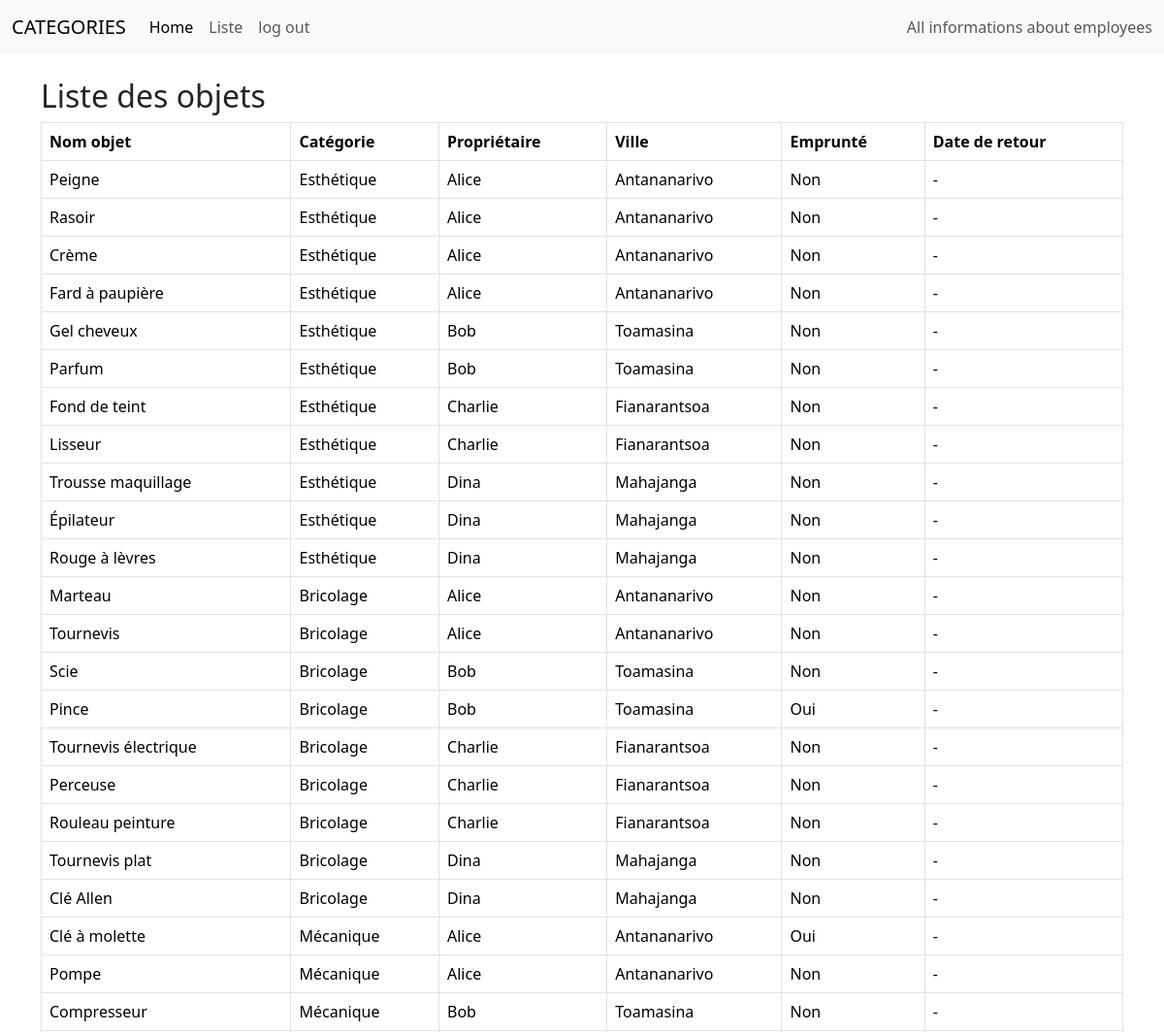
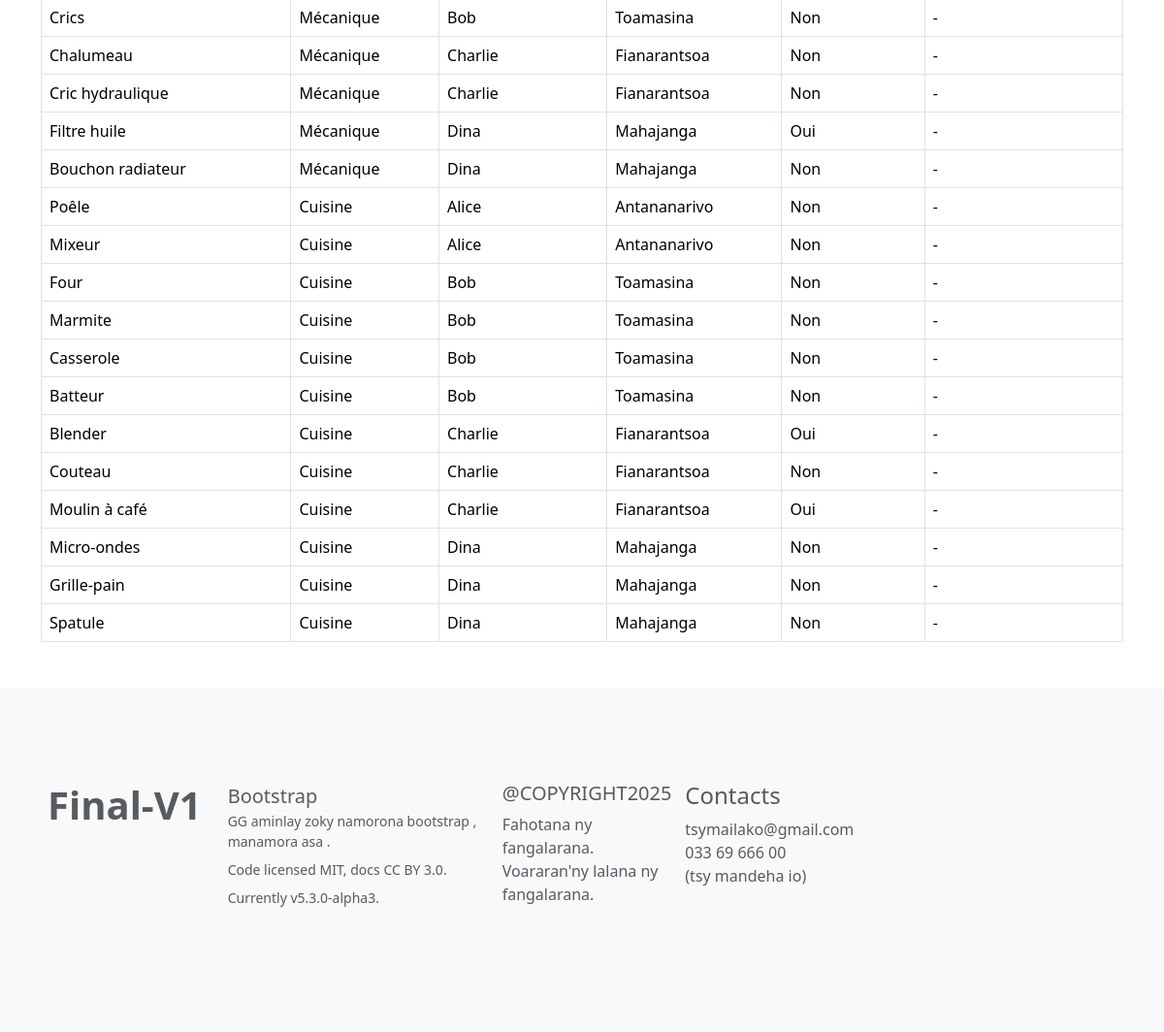
The app's page /pages/liste.php with its own data (2 pictures, top to bottom).
### tables this page shows
CREATE TABLE V1_EXAM_objet (
    id_objet INT PRIMARY KEY AUTO_INCREMENT,
    nom_objet VARCHAR(100) NOT NULL,
    id_categorie INT NOT NULL,
    id_membre INT NOT NULL,
    FOREIGN KEY (id_categorie) REFERENCES V1_EXAM_categorie_objet(id_categorie) ON DELETE CASCADE,
    FOREIGN KEY (id_membre) REFERENCES V1_EXAM_membre(id_membre) ON DELETE CASCADE
);

CREATE TABLE V1_EXAM_categorie_objet (
    id_categorie INT PRIMARY KEY AUTO_INCREMENT,
    nom_categorie VARCHAR(100) NOT NULL
);

CREATE TABLE V1_EXAM_membre (
    id_membre INT PRIMARY KEY AUTO_INCREMENT,
    nom VARCHAR(100) NOT NULL,
    date_naissance DATE NOT NULL,
    genre ENUM('Homme', 'Femme') NOT NULL,
    email VARCHAR(150) UNIQUE NOT NULL,
    ville VARCHAR(100),
    mdp VARCHAR(255) NOT NULL,
    image_profil VARCHAR(255)
);

### inc/connection.php (called while the page is built, shortened)
<?php
function dbconnect()
{
    static $connect = null;
    if ($connect === null) {
        $connect = mysqli_connect('localhost', 'ETU003964', 'jV8bPgbK', 'db_s2_ETU003964');
        mysqli_set_charset($connect, 'utf8mb4');
    }
    return $connect;
}
?>

### inc/fonction.php (called while the page is built, shortened)
<?php
require_once 'connection.php';
function getAllObjetsWithEmprunt() {
    $sql = "SELECT o.nom_objet, c.nom_categorie, m.nom, m.ville,
                   e.date_emprunt, e.date_retour
            FROM V1_EXAM_objet o
            JOIN V1_EXAM_categorie_objet c ON o.id_categorie = c.id_categorie
            JOIN V1_EXAM_membre m ON o.id_membre = m.id_membre
            LEFT JOIN V1_EXAM_emprunt e ON o.id_objet = e.id_objet AND e.date_retour IS NULL";
    $result = mysqli_query(dbconnect(), $sql);
    $data = [] ;
    if ($result) {
        while ($row = mysqli_fetch_assoc($result)) {
            $data[] = $row;
        }
    }
    return $data;
}
?>

### pages/liste.php (the view, shortened to what this page needs)
<?php
require_once('../inc/fonction.php');
include("../inc/header.php") ;
$objets = getAllObjetsWithEmprunt();
?>
<!DOCTYPE html>
<html lang="fr">
<head>
    <link rel="stylesheet" href="../assets/bootstrap/css/bootstrap.css">
</head>
<body>
<div class="container mt-4">
    <h2>Liste des objets</h2>
    <table class="table table-bordered">
        <thead>
            <tr>
                <th>Nom objet</th>
                <th>Catégorie</th>
                <th>Propriétaire</th>
                <th>Ville</th>
                <th>Emprunté</th>
                <th>Date de retour</th>
            </tr>
        </thead>
        <tbody>
        <?php foreach ($objets as $objet): ?>
            <tr>
                <td><?= htmlspecialchars($objet['nom_objet']) ?></td>
                <td><?= htmlspecialchars($objet['nom_categorie']) ?></td>
                <td><?= htmlspecialchars($objet['nom']) ?></td>
                <td><?= htmlspecialchars($objet['ville']) ?></td>
                <td><?= $objet['date_emprunt'] ? 'Oui' : 'Non' ?></td>
                <td><?= $objet['date_retour'] ? htmlspecialchars($objet['date_retour']) : '-' ?></td>
            </tr>
        <?php endforeach; ?>
        </tbody>
    </table>
</div>
</body>
</html>
<?php
include("../inc/footer.php") ;
?>

### inc/header.php (shortened to what this page needs)
<link rel="stylesheet" href="../assets/bootstrap/css/bootstrap.css"    >
<header>
<nav class="navbar navbar-expand-lg bg-body-tertiary">
  <div class="container-fluid">
    <a class="navbar-brand" href="categorie.php">CATEGORIES</a>
    <div class="collapse navbar-collapse" id="navbarText">
      <ul class="navbar-nav me-auto mb-2 mb-lg-0">
        <li class="nav-item">
          <a class="nav-link active" aria-current="page" href="index.php">Home</a>
        </li>
        <li class="nav-item">
          <a class="nav-link" href="liste.php">Liste</a>
        </li>
        <li class="nav-item">
          <a class="nav-link" href="logout.php">log out</a>
        </li>
      </ul>
      <span class="navbar-text">
All informations about employees
      </span>
    </div>
  </div>
</nav>
</header>

### inc/footer.php (shortened to what this page needs)
<link rel="stylesheet" href="../assets/bootstrap/css/bootstrap.css"    >
<footer class="bd-footer py-4 py-md-5 mt-5 bg-body-tertiary">
      <div class="container py-4 py-md-5 px-4 px-md-3 text-body-secondary">
        <div class="row">
        <div class="col-6 col-lg-2 mb-3 text-center ">
    <h1 class="f"><strong>Final-V1</Final-V1></strong></h1>
  </div>
          <div class="col-lg-3 mb-3">
                <path
                  fill-rule="evenodd"
                  clip-rule="evenodd"
                  d="M24.509 0c-6.733 0-11.715 5.893-11.492 12.284.214 6.14-.064 14.092-2.066 20.577C8.943 39.365 5.547 43.485 0 44.014v5.972c5.547.529 8.943 4.649 10.951 11.153 2.002 6.485 2.28 14.437 2.066 20.577C12.794 88.106 17.776 94 24.51 94H93.5c6.733 0 11.714-5.893 11.491-12.284-.214-6.14.064-14.092 2.066-20.577 2.009-6.504 5.396-10.624 10.943-11.153v-5.972c-5.547-.529-8.934-4.649-10.943-11.153-2.002-6.484-2.28-14.437-2.066-20.577C105.214 5.894 100.233 0 93.5 0H24.508zM80 57.863C80 66.663 73.436 72 62.543 72H44a2 2 0 01-2-2V24a2 2 0 012-2h18.437c9.083 0 15.044 4.92 15.044 12.474 0 5.302-4.01 10.049-9.119 10.88v.277C75.317 46.394 80 51.21 80 57.863zM60.521 28.34H49.948v14.934h8.905c6.884 0 10.68-2.772 10.68-7.727 0-4.643-3.264-7.207-9.012-7.207zM49.948 49.2v16.458H60.91c7.167 0 10.964-2.876 10.964-8.281 0-5.406-3.903-8.178-11.425-8.178H49.948z"
                  fill="currentColor"
                />
              <span class="fs-5">Bootstrap</span>
            <ul class="list-unstyled small">
              <li class="mb-2">
                GG aminlay zoky namorona bootstrap , manamora asa .
              </li>
              <li class="mb-2">
                Code licensed
          MIT, docs
              CC BY 3.0.
              </li>
              <li class="mb-2">Currently v5.3.0-alpha3.</li>
            </ul>
          </div>
          <div class="col-6 col-lg-2 mb-3 ">
            <h5>@COPYRIGHT2025</h5>
            <ul class="list-unstyled">
              <li>Fahotana ny fangalarana.</li>
              <li>Voararan'ny lalana ny fangalarana.</li>
    </ul>
  </div>
  <div class="col-6 col-lg-2 mb-3  ">
    <h4 class="f">Contacts</h4>
    <ul class="list-unstyled">
  <li>tsymailako@gmail.com</li>
  <li>033 69 666 00</li>
  <li>(tsy mandeha io)</li>
    </ul>
          </div>
                  </div>
    </div>
    </footer>

### records on screen
v1_exam_objet: nom_objet "Peigne", id_categorie.nom_categorie "Esthétique", id_membre.nom "Alice", id_membre.ville "Antananarivo", shows "Non"
v1_exam_objet: nom_objet "Rasoir", id_categorie.nom_categorie "Esthétique", id_membre.nom "Alice", id_membre.ville "Antananarivo", shows "Non"
v1_exam_objet: nom_objet "Crème", id_categorie.nom_categorie "Esthétique", id_membre.nom "Alice", id_membre.ville "Antananarivo", shows "Non"
v1_exam_objet: nom_objet "Fard à paupière", id_categorie.nom_categorie "Esthétique", id_membre.nom "Alice", id_membre.ville "Antananarivo", shows "Non"
v1_exam_objet: nom_objet "Gel cheveux", id_categorie.nom_categorie "Esthétique", id_membre.nom "Bob", id_membre.ville "Toamasina", shows "Non"
v1_exam_objet: nom_objet "Parfum", id_categorie.nom_categorie "Esthétique", id_membre.nom "Bob", id_membre.ville "Toamasina", shows "Non"
v1_exam_objet: nom_objet "Fond de teint", id_categorie.nom_categorie "Esthétique", id_membre.nom "Charlie", id_membre.ville "Fianarantsoa", shows "Non"
v1_exam_objet: nom_objet "Lisseur", id_categorie.nom_categorie "Esthétique", id_membre.nom "Charlie", id_membre.ville "Fianarantsoa", shows "Non"
v1_exam_objet: nom_objet "Trousse maquillage", id_categorie.nom_categorie "Esthétique", id_membre.nom "Dina", id_membre.ville "Mahajanga", shows "Non"
v1_exam_objet: nom_objet "Épilateur", id_categorie.nom_categorie "Esthétique", id_membre.nom "Dina", id_membre.ville "Mahajanga", shows "Non"
v1_exam_objet: nom_objet "Rouge à lèvres", id_categorie.nom_categorie "Esthétique", id_membre.nom "Dina", id_membre.ville "Mahajanga", shows "Non"
v1_exam_objet: nom_objet "Marteau", id_categorie.nom_categorie "Bricolage", id_membre.nom "Alice", id_membre.ville "Antananarivo", shows "Non"
v1_exam_objet: nom_objet "Tournevis", id_categorie.nom_categorie "Bricolage", id_membre.nom "Alice", id_membre.ville "Antananarivo", shows "Non"
v1_exam_objet: nom_objet "Scie", id_categorie.nom_categorie "Bricolage", id_membre.nom "Bob", id_membre.ville "Toamasina", shows "Non"
v1_exam_objet: nom_objet "Pince", id_categorie.nom_categorie "Bricolage", id_membre.nom "Bob", id_membre.ville "Toamasina", shows "Oui"
v1_exam_objet: nom_objet "Tournevis électrique", id_categorie.nom_categorie "Bricolage", id_membre.nom "Charlie", id_membre.ville "Fianarantsoa", shows "Non"
v1_exam_objet: nom_objet "Perceuse", id_categorie.nom_categorie "Bricolage", id_membre.nom "Charlie", id_membre.ville "Fianarantsoa", shows "Non"
v1_exam_objet: nom_objet "Rouleau peinture", id_categorie.nom_categorie "Bricolage", id_membre.nom "Charlie", id_membre.ville "Fianarantsoa", shows "Non"
v1_exam_objet: nom_objet "Tournevis plat", id_categorie.nom_categorie "Bricolage", id_membre.nom "Dina", id_membre.ville "Mahajanga", shows "Non"
v1_exam_objet: nom_objet "Clé Allen", id_categorie.nom_categorie "Bricolage", id_membre.nom "Dina", id_membre.ville "Mahajanga", shows "Non"
v1_exam_objet: nom_objet "Clé à molette", id_categorie.nom_categorie "Mécanique", id_membre.nom "Alice", id_membre.ville "Antananarivo", shows "Oui"
v1_exam_objet: nom_objet "Pompe", id_categorie.nom_categorie "Mécanique", id_membre.nom "Alice", id_membre.ville "Antananarivo", shows "Non"
v1_exam_objet: nom_objet "Compresseur", id_categorie.nom_categorie "Mécanique", id_membre.nom "Bob", id_membre.ville "Toamasina", shows "Non"
v1_exam_objet: nom_objet "Crics", id_categorie.nom_categorie "Mécanique", id_membre.nom "Bob", id_membre.ville "Toamasina", shows "Non"
v1_exam_objet: nom_objet "Chalumeau", id_categorie.nom_categorie "Mécanique", id_membre.nom "Charlie", id_membre.ville "Fianarantsoa", shows "Non"
v1_exam_objet: nom_objet "Cric hydraulique", id_categorie.nom_categorie "Mécanique", id_membre.nom "Charlie", id_membre.ville "Fianarantsoa", shows "Non"
v1_exam_objet: nom_objet "Filtre huile", id_categorie.nom_categorie "Mécanique", id_membre.nom "Dina", id_membre.ville "Mahajanga", shows "Oui"
v1_exam_objet: nom_objet "Bouchon radiateur", id_categorie.nom_categorie "Mécanique", id_membre.nom "Dina", id_membre.ville "Mahajanga", shows "Non"
v1_exam_objet: nom_objet "Poêle", id_categorie.nom_categorie "Cuisine", id_membre.nom "Alice", id_membre.ville "Antananarivo", shows "Non"
v1_exam_objet: nom_objet "Mixeur", id_categorie.nom_categorie "Cuisine", id_membre.nom "Alice", id_membre.ville "Antananarivo", shows "Non"
v1_exam_objet: nom_objet "Four", id_categorie.nom_categorie "Cuisine", id_membre.nom "Bob", id_membre.ville "Toamasina", shows "Non"
v1_exam_objet: nom_objet "Marmite", id_categorie.nom_categorie "Cuisine", id_membre.nom "Bob", id_membre.ville "Toamasina", shows "Non"
v1_exam_objet: nom_objet "Casserole", id_categorie.nom_categorie "Cuisine", id_membre.nom "Bob", id_membre.ville "Toamasina", shows "Non"
v1_exam_objet: nom_objet "Batteur", id_categorie.nom_categorie "Cuisine", id_membre.nom "Bob", id_membre.ville "Toamasina", shows "Non"
v1_exam_objet: nom_objet "Blender", id_categorie.nom_categorie "Cuisine", id_membre.nom "Charlie", id_membre.ville "Fianarantsoa", shows "Oui"
v1_exam_objet: nom_objet "Couteau", id_categorie.nom_categorie "Cuisine", id_membre.nom "Charlie", id_membre.ville "Fianarantsoa", shows "Non"
v1_exam_objet: nom_objet "Moulin à café", id_categorie.nom_categorie "Cuisine", id_membre.nom "Charlie", id_membre.ville "Fianarantsoa", shows "Oui"
v1_exam_objet: nom_objet "Micro-ondes", id_categorie.nom_categorie "Cuisine", id_membre.nom "Dina", id_membre.ville "Mahajanga", shows "Non"
v1_exam_objet: nom_objet "Grille-pain", id_categorie.nom_categorie "Cuisine", id_membre.nom "Dina", id_membre.ville "Mahajanga", shows "Non"
v1_exam_objet: nom_objet "Spatule", id_categorie.nom_categorie "Cuisine", id_membre.nom "Dina", id_membre.ville "Mahajanga", shows "Non"
